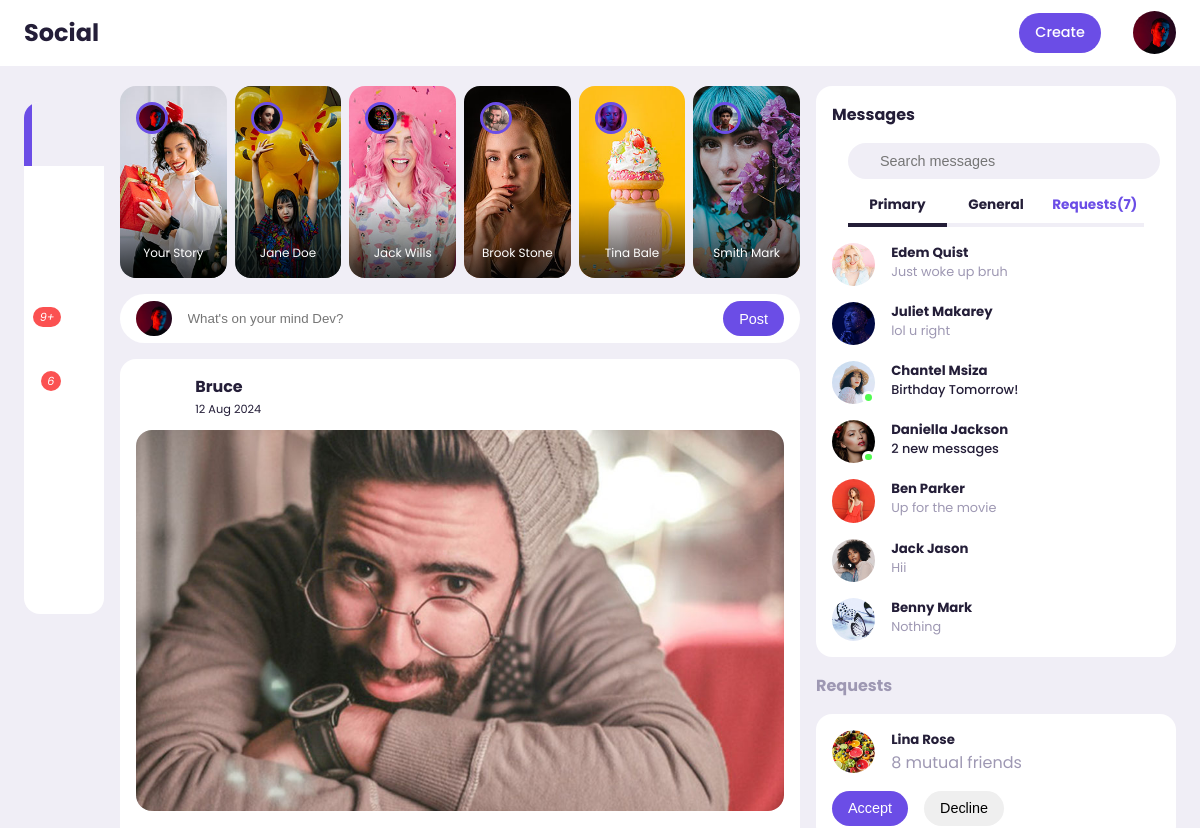
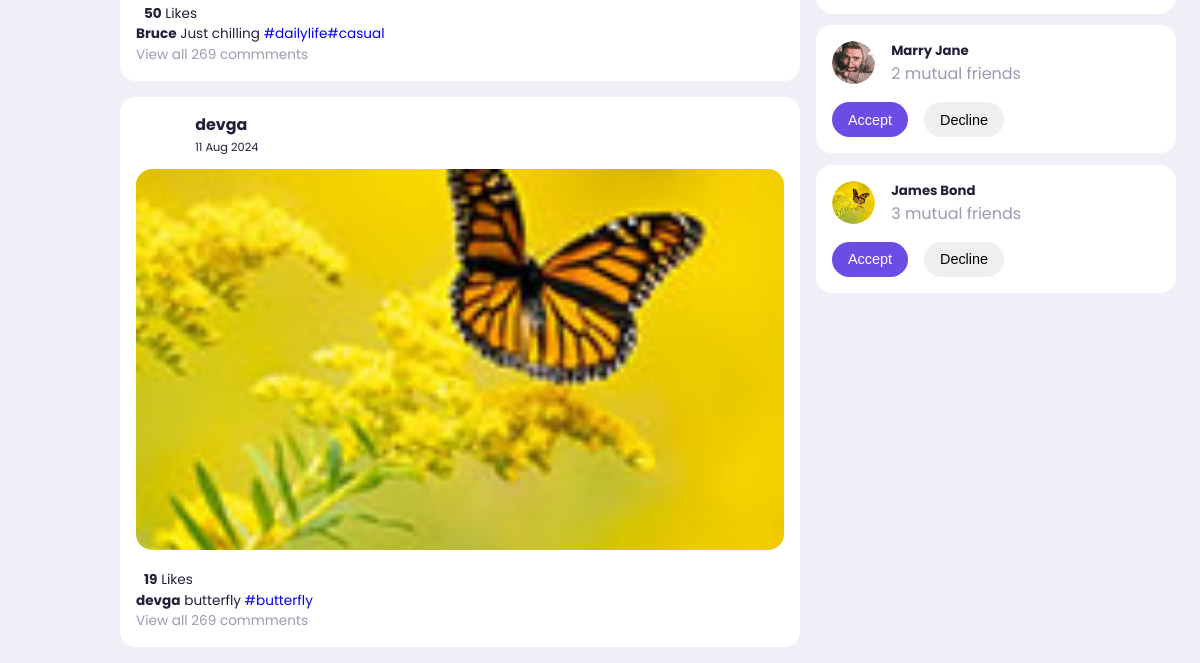
Before: /post/ (signed in) with the older database file (2 pictures, top to bottom).
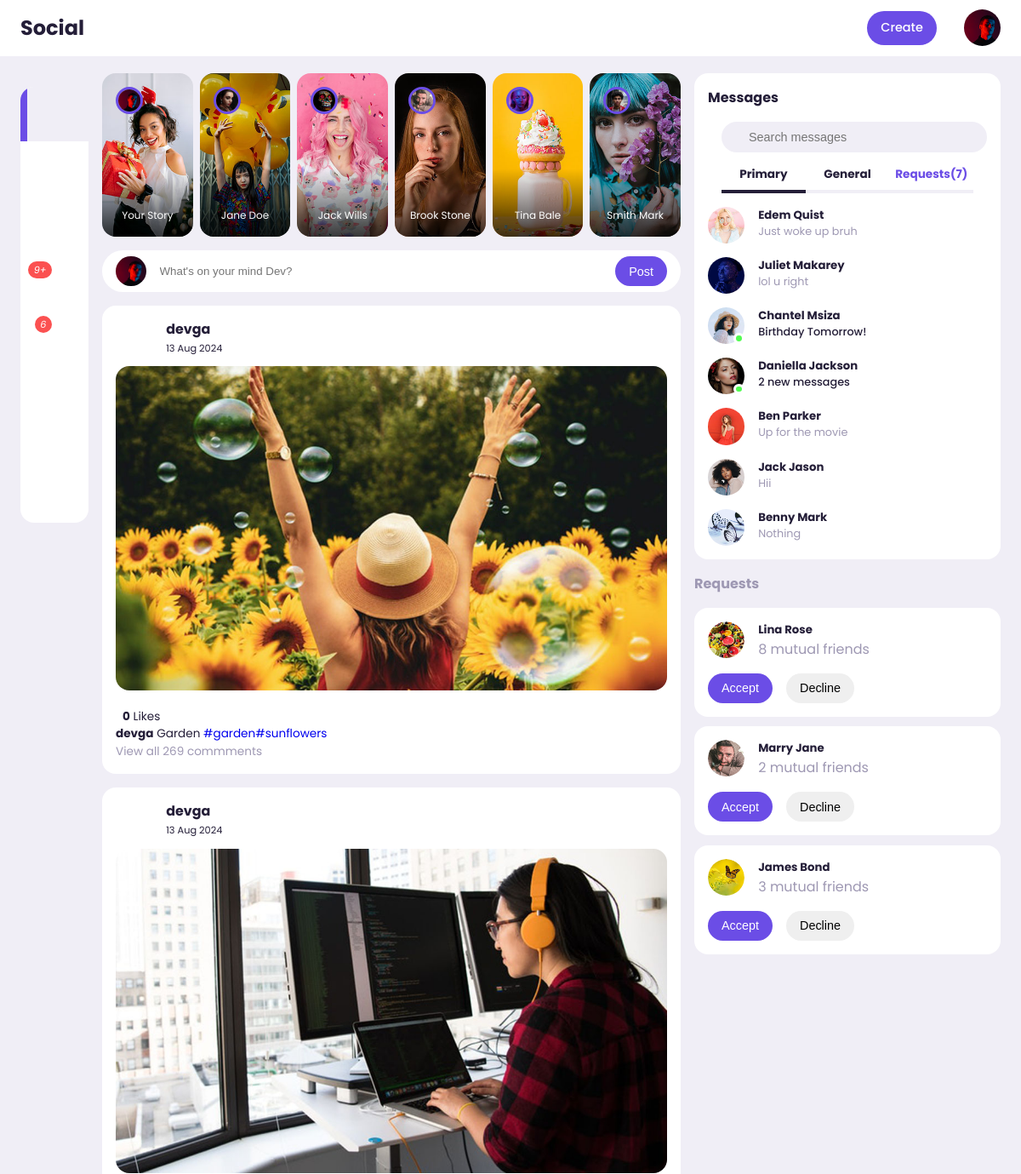
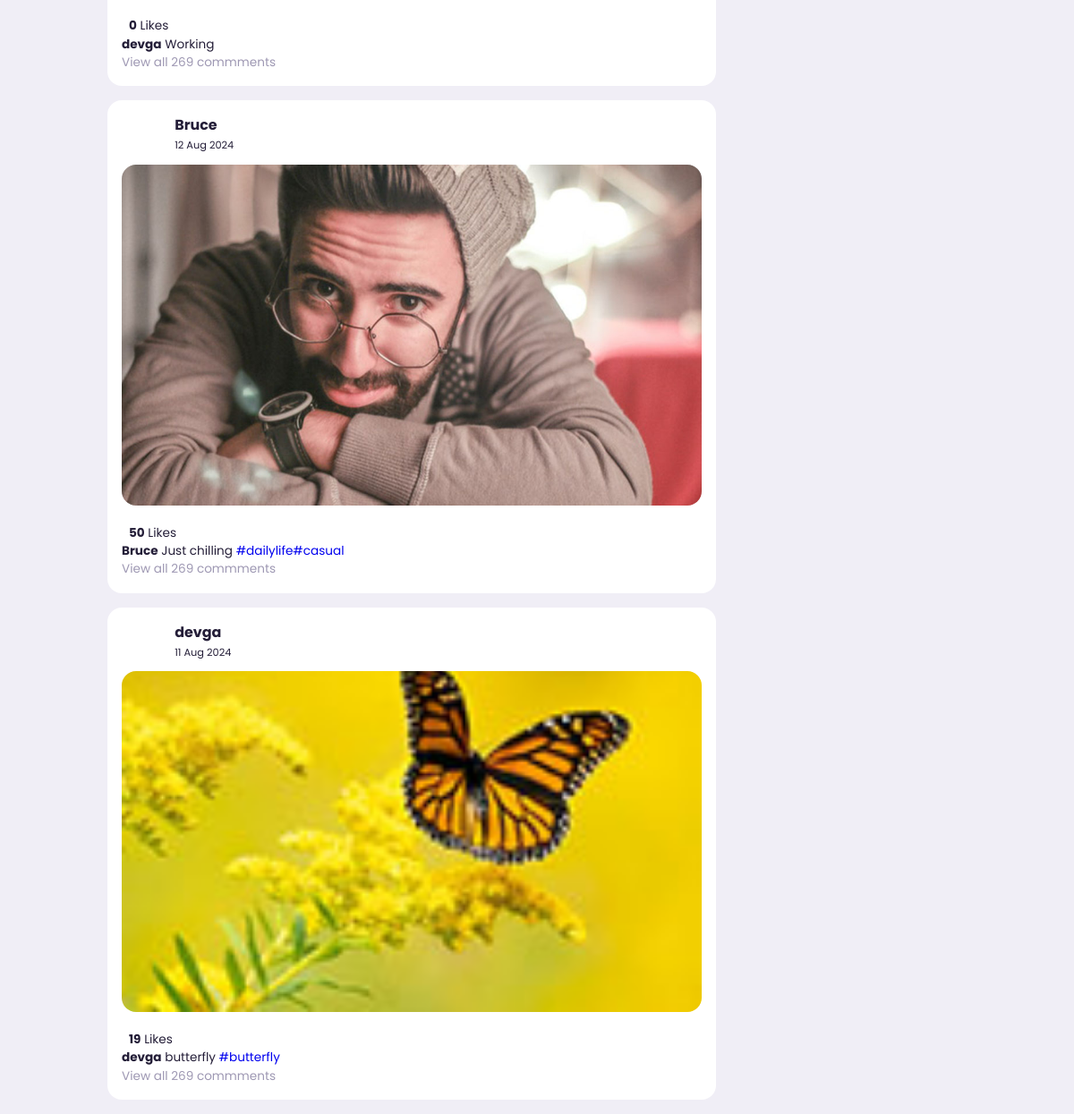
After: the same page with the newer database file (2 pictures, top to bottom).
### post/models.py (models this page shows, shortened)
class Post(models.Model):
    id = models.UUIDField(primary_key=True,default=uuid.uuid4,editable=False)
    picture = models.ImageField(upload_to=user_directory_path,verbose_name="Picture",null=True)
    caption = models.CharField(max_length=10000,verbose_name="Caption")
    posted = models.DateTimeField(auto_now_add=True)
    tag = models.ManyToManyField(Tag,related_name="tags")
    user = models.ForeignKey(User,on_delete=models.CASCADE)
    likes = models.IntegerField(default=0)

class Tag(models.Model):
    title = models.CharField(max_length=100,verbose_name="Tag")
    slug = models.SlugField(null=False,unique=True,default=uuid.uuid1)
    class Meta:
        verbose_name  = 'Tag'
        verbose_name_plural = 'Tags'
    def get_absolute_url(self):
        return reverse('tags',args=[self.slug])

### post/views.py (the view)
# urls.py: 2. Add a URL to urlpatterns:  path('', views.home, name='home')
def home(request):
    user = request.user
    posts = Stream.objects.filter(user=user)
    group_ids = []
    for post in posts:
        group_ids.append(post.post_id)
    post_items = Post.objects.filter(id__in=group_ids).all().order_by('-posted')
    context = {
        'post_items' : post_items
    }
    return render(request,"index.html",context)

### templates/index.html (shortened to what this page needs)
{%extends 'base.html'%}
{% load static %}
        {% block content %}
            <div class="middle">
                <div class="stories">
                    <div class="story">
                        <div class="profile-photo">
                            <img src="{% static '/images/profile-8.jpg'%}" >
                        </div>
                        <p class="name">Your Story</p>
                    </div>
                    <div class="story">
                        <div class="profile-photo">
                            <img src="{% static '/images/profile-12.jpg'%}" >
                        </div>
                        <p class="name">Jane Doe</p>
                    </div>
                    <div class="story">
                        <div class="profile-photo">
                            <img src="{% static '/images/profile-9.jpg'%}" >
                        </div>
                        <p class="name">Jack Wills</p>
                    </div>
                    <div class="story">
                        <div class="profile-photo">
                            <img src="{% static '/images/profile-15.jpg'%}" >
                        </div>
                        <p class="name">Brook Stone</p>
                    </div>
                    <div class="story">
                        <div class="profile-photo">
                            <img src="{% static '/images/profile-10.jpg'%}" >
                        </div>
                        <p class="name">Tina Bale</p>
                    </div>
                    <div class="story">
                        <div class="profile-photo">
                            <img src="{% static '/images/profile-11.jpg'%}" >
                        </div>
                        <p class="name">Smith Mark</p>
                    </div>
                </div>
                <form class="create-post">
                    <div class="profile-photo">
                        <img src="{% static 'images/profile-8.jpg'%}" >
                    </div>
                    <input type="text" placeholder="What's on your mind Dev?" id="create-post">
                    <input type="submit" value="Post" class="btn btn-primary">
                </form>
                <div class="feeds">
                    {% for post in post_items %}
                    <div class="feed">
                        <div class="head">
                            <div class="user">
                                <div class="profile-photo">
                                </div>
                                <div class="ingo">
                                    <h3>{{post.user.username}}</h3>
                                    <small>{{post.posted|date:"d M Y"}}</small>
                                </div>
                            </div>
                        </div>
                        <div class="photo">
                            <a href="{%url 'post-details' post.id%}"><img src="{{post.picture.url}}" style="height: 381px; object-fit: cover;" >
                        </a>
                        </div>
                        <div class="liked-by">
                            <p><b>{{post.likes}}</b> Likes
                        </div>
                        <div class="caption">
                            <p><b>{{post.user.username}}</b> {{post.caption}}
                                 <span class="harsh-tag">{% for tag in post.tag.all%}<a href ="{{tag.get_absolute_url}}">#{{tag.title}}</a>{% endfor %}</span></p>
                        </div>
                        <div>
                            <div class="comments text-muted">View all 269 commments</div>
                        </div>
                    </div>
                    {% endfor %}
                </div>
            </div>
            <div class="right">
                <div class="messages">
                    <div class="heading">
                        <h4>Messages</h4>
                    </div>
                    <div class="search-bar">
                        <input type="search" placeholder="Search messages" id="message-search">
                    </div>
                    <div class="category">
                        <h6 class="active">Primary</h6>
                        <h6 >General</h6>
                        <h6 class="message-requests">Requests(7)</h6>
                    </div>
                    <div class="message">
                        <div class="profile-photo">
                            <img src="{% static 'images/profile-17.jpg'%}">
                        </div>
                        <div class="message-body">
                            <h5>Edem Quist</h5>
                            <p class="text-muted">Just woke up bruh</p>
                        </div>
                    </div>
                    <div class="message">
                        <div class="profile-photo">
                            <img src="{% static 'images/profile-7.jpg'%}">
                        </div>
                        <div class="message-body">
                            <h5>Juliet Makarey</h5>
                            <p class="text-muted">lol u right</p>
                        </div>
                    </div>
                    <div class="message">
                        <div class="profile-photo">
                            <img src="{% static 'images/profile-1.jpg'%}">
                            <div class="active"></div>
                        </div>
                        <div class="message-body">
                            <h5>Chantel Msiza</h5>
                            <p class="text-bold">Birthday Tomorrow!</p>
                        </div>
                    </div>
                    <div class="message">
                        <div class="profile-photo">
                            <img src="{% static 'images/profile-6.jpg'%}">
                            <div class="active"></div>
                        </div>
                        <div class="message-body">
                            <h5>Daniella Jackson</h5>
                            <p class="text-bold">2 new messages</p>
                        </div>
                    </div>
                    <div class="message">
                        <div class="profile-photo">
                            <img src="{% static 'images/profile-5.jpg'%}">
                        </div>
                        <div class="message-body">
                            <h5>Ben Parker</h5>
                            <p class="text-muted">Up for  the movie</p>
                        </div>
                    </div>
                    <div class="message">
                        <div class="profile-photo">
                            <img src="{% static 'images/profile-3.jpg'%}">
                        </div>
                        <div class="message-body">
                            <h5>Jack Jason</h5>
                            <p class="text-muted">Hii</p>
                        </div>
                    </div>
                    <div class="message">
                        <div class="profile-photo">
                            <img src="{% static 'images/profile-2.jpg'%}">
                        </div>
                        <div class="message-body">
                            <h5>Benny Mark</h5>
                            <p class="text-muted">Nothing</p>
                        </div>
                    </div>
                </div>
                <div class="friend-requests">
                    <h4>Requests</h4>
                    <div class="request">
                        <div class="info">
                            <div class="profile-photo">
                                <img src="{% static 'images/profile-13.jpg'%}">
                            </div>
                            <div>
                                <h5>Lina Rose</h5>
                                <p class="text-muted">
                                    8 mutual friends
                                </p>
                            </div>
                        </div>
                        <div class="action">
                            <button class="btn btn-primary">
                                Accept
                            </button>
                            <button class="btn">
                                Decline
                            </button>
                        </div>
                    </div>
                    <div class="request">
                        <div class="info">
                            <div class="profile-photo">
                                <img src="{% static 'images/profile-15.jpg'%}">
                            </div>
                            <div>
                                <h5>Marry Jane</h5>
                                <p class="text-muted">
                                    2 mutual friends
                                </p>
                            </div>
                        </div>
                        <div class="action">
                            <button class="btn btn-primary">
                                Accept
                            </button>
                            <button class="btn">
                                Decline
                            </button>
                        </div>
                    </div>
                    <div class="request">
                        <div class="info">
                            <div class="profile-photo">
                                <img src="{% static 'images/profile-14.jpg'%}">
                            </div>
                            <div>
                                <h5>James Bond</h5>
                                <p class="text-muted">
                                    3 mutual friends
                                </p>
                            </div>
                        </div>
                        <div class="action">
                            <button class="btn btn-primary">
                                Accept
                            </button>
                            <button class="btn">
                                Decline
                            </button>
                        </div>
                    </div>
                </div>
            </div>
{% endblock content %}

### templates/base.html (shortened to what this page needs)
{% load static %}
<!DOCTYPE html>
<html lang="en">
<head>
    <link rel="stylesheet" href="https://unicons.iconscout.com/release/v2.1.6/css/unicons.css">
    <link rel="stylesheet" href= "{% static '/style.css' %}" >
</head>
<body>
    <nav>
        <div class="container">
            <h2 class="log">
                Social
            </h2>
            <div class="create">
                <label class="btn btn-primary" for="create-post">Create</label>
                <div class="profile-photo" >
                    <img src="{% static './images/profile-8.jpg'%}" alt="profile pic">
                </div>
            </div>
        </div>
    </nav>
    <main>
        <div class="container">
            <div class="left">
                <div class="sidebar">
                    <a  class="menu-item active">
                        <span></span><h3>Home</h3>
                    </a>
                    <a  class="menu-item">
                        <span></span><h3>Search</h3>
                    </a>
                    <a  class="menu-item">
                        <span></span><h3>Explore</h3>
                    </a>
                    <a  class="menu-item" id="notifications">
                        <span><i class="uil uil-bell"><small class="notification-count">9+</small></i></span><h3>Notifications</h3>
                    </a>
                    <a  class="menu-item " id="messages-notification">
                        <span><i class="uil uil-envelope"><small class="notification-count">6</small></i></span><h3>Messages</h3>
                    </a>
                    <a  class="menu-item ">
                        <span></span><h3>Bookmarks</h3>
                    </a>
                    <a  class="menu-item " id="theme">
                        <span></span><h3>Theme</h3>
                    </a>
                    <a  class="menu-item ">
                        <span></span><h3>Settings</h3>
                    </a>
                </div>
            </div>
            {% block content%}
            {%endblock content%}
        </div>
    </main>
</body>

Changed rows visible on the page:
added Post: user.username "devga", posted "13 Aug 2024", picture (picture), likes "0", caption "Garden"
added Tag: title "garden", shown under "devga"
added Tag: title "sunflowers", shown under "devga"
added Post: user.username "devga", posted "13 Aug 2024", picture (picture), likes "0", caption "Working"
